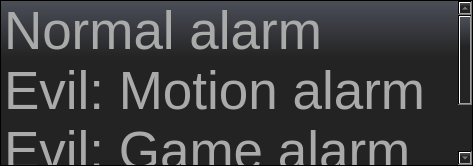
<?xml version="1.0" encoding="UTF-8"?>
<ui version="4.0">
 <class>SelectAlarmType</class>
 <widget class="QDialog" name="SelectAlarmType">
  <property name="geometry">
   <rect>
    <x>0</x>
    <y>0</y>
    <width>473</width>
    <height>166</height>
   </rect>
  </property>
  <property name="font">
   <font>
    <pointsize>40</pointsize>
   </font>
  </property>
  <property name="windowTitle">
   <string>Dialog</string>
  </property>
  <property name="styleSheet">
   <string notr="true">background:qlineargradient(spread:pad, x1:1, y1:0, x2:1, y2:1, stop:0 #4b4f59, stop:0.35 #232323, stop:1 #232323);
color:#aaa; font-size:40pt;</string>
  </property>
  <layout class="QVBoxLayout" name="verticalLayout">
   <property name="spacing">
    <number>0</number>
   </property>
   <property name="margin">
    <number>0</number>
   </property>
   <item>
    <widget class="QListWidget" name="listWidget">
     <property name="styleSheet">
      <string notr="true">::item{
padding-top:0.5em;
padding-bottom:0.5em;
}</string>
     </property>
     <property name="alternatingRowColors">
      <bool>false</bool>
     </property>
     <property name="selectionBehavior">
      <enum>QAbstractItemView::SelectRows</enum>
     </property>
     <item>
      <property name="text">
       <string>Normal alarm</string>
      </property>
     </item>
     <item>
      <property name="text">
       <string>Evil: Motion alarm</string>
      </property>
     </item>
     <item>
      <property name="text">
       <string>Evil: Game alarm</string>
      </property>
     </item>
    </widget>
   </item>
  </layout>
 </widget>
 <resources/>
 <connections>
  <connection>
   <sender>listWidget</sender>
   <signal>activated(QModelIndex)</signal>
   <receiver>SelectAlarmType</receiver>
   <slot>accept()</slot>
   <hints>
    <hint type="sourcelabel">
     <x>115</x>
     <y>65</y>
    </hint>
    <hint type="destinationlabel">
     <x>191</x>
     <y>93</y>
    </hint>
   </hints>
  </connection>
 </connections>
</ui>
